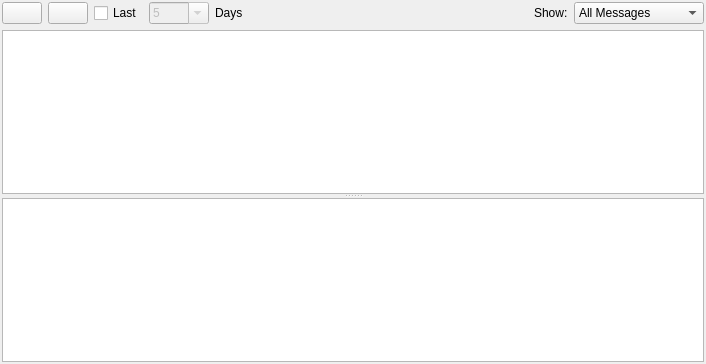
<?xml version="1.0" encoding="UTF-8"?>
<ui version="4.0">
 <class>ThreadViewUI</class>
 <widget class="QWidget" name="ThreadViewUI">
  <property name="geometry">
   <rect>
    <x>0</x>
    <y>0</y>
    <width>706</width>
    <height>364</height>
   </rect>
  </property>
  <property name="windowTitle">
   <string>Form1</string>
  </property>
  <layout class="QVBoxLayout">
   <property name="spacing">
    <number>6</number>
   </property>
   <property name="margin">
    <number>2</number>
   </property>
   <item>
    <layout class="QHBoxLayout">
     <property name="spacing">
      <number>6</number>
     </property>
     <property name="margin">
      <number>0</number>
     </property>
     <item>
      <widget class="QPushButton" name="mAddNoteButton">
       <property name="text">
        <string/>
       </property>
       <property name="icon">
        <iconset resource="threadview.qrc">
         <normaloff>:/threadview/message.png</normaloff>:/threadview/message.png</iconset>
       </property>
       <property name="default">
        <bool>false</bool>
       </property>
      </widget>
     </item>
     <item>
      <widget class="QPushButton" name="mShowRecursiveButton">
       <property name="text">
        <string/>
       </property>
       <property name="icon">
        <iconset resource="threadview.qrc">
         <normaloff>:/threadview/tree_win.png</normaloff>:/threadview/tree_win.png</iconset>
       </property>
       <property name="checkable">
        <bool>true</bool>
       </property>
      </widget>
     </item>
     <item>
      <widget class="QCheckBox" name="mShowLastCheck">
       <property name="text">
        <string>Last</string>
       </property>
      </widget>
     </item>
     <item>
      <widget class="QComboBox" name="mDaysCombo">
       <property name="enabled">
        <bool>false</bool>
       </property>
       <property name="minimumSize">
        <size>
         <width>60</width>
         <height>0</height>
        </size>
       </property>
       <property name="editable">
        <bool>true</bool>
       </property>
       <item>
        <property name="text">
         <string>5</string>
        </property>
       </item>
       <item>
        <property name="text">
         <string>10</string>
        </property>
       </item>
       <item>
        <property name="text">
         <string>20</string>
        </property>
       </item>
       <item>
        <property name="text">
         <string>50</string>
        </property>
       </item>
       <item>
        <property name="text">
         <string>100</string>
        </property>
       </item>
      </widget>
     </item>
     <item>
      <widget class="QLabel" name="textLabel1">
       <property name="text">
        <string>Days</string>
       </property>
      </widget>
     </item>
     <item>
      <spacer>
       <property name="orientation">
        <enum>Qt::Horizontal</enum>
       </property>
       <property name="sizeType">
        <enum>QSizePolicy::Expanding</enum>
       </property>
       <property name="sizeHint" stdset="0">
        <size>
         <width>130</width>
         <height>20</height>
        </size>
       </property>
      </spacer>
     </item>
     <item>
      <widget class="QLabel" name="textLabel6">
       <property name="text">
        <string>Show:</string>
       </property>
      </widget>
     </item>
     <item>
      <widget class="QComboBox" name="mUnreadFilter">
       <item>
        <property name="text">
         <string>All Messages</string>
        </property>
       </item>
       <item>
        <property name="text">
         <string>Unread Messages</string>
        </property>
       </item>
      </widget>
     </item>
    </layout>
   </item>
   <item>
    <widget class="QSplitter" name="splitter6">
     <property name="orientation">
      <enum>Qt::Vertical</enum>
     </property>
     <widget class="RecordTreeView" name="mThreadView">
      <property name="sizePolicy">
       <sizepolicy hsizetype="Ignored" vsizetype="Ignored">
        <horstretch>0</horstretch>
        <verstretch>0</verstretch>
       </sizepolicy>
      </property>
      <property name="alternatingRowColors">
       <bool>true</bool>
      </property>
     </widget>
     <widget class="QTextBrowser" name="mMessageLabel"/>
    </widget>
   </item>
  </layout>
 </widget>
 <layoutdefault spacing="6" margin="11"/>
 <customwidgets>
  <customwidget>
   <class>RecordTreeView</class>
   <extends>QTreeView</extends>
   <header>recordtreeview.h</header>
  </customwidget>
 </customwidgets>
 <tabstops>
  <tabstop>mThreadView</tabstop>
  <tabstop>mAddNoteButton</tabstop>
  <tabstop>mShowRecursiveButton</tabstop>
 </tabstops>
 <resources>
  <include location="threadview.qrc"/>
 </resources>
 <connections/>
</ui>
